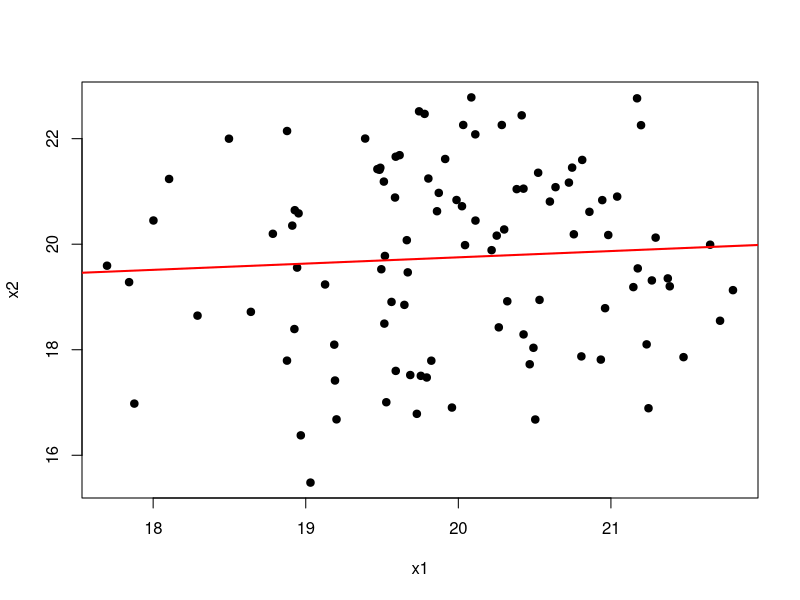
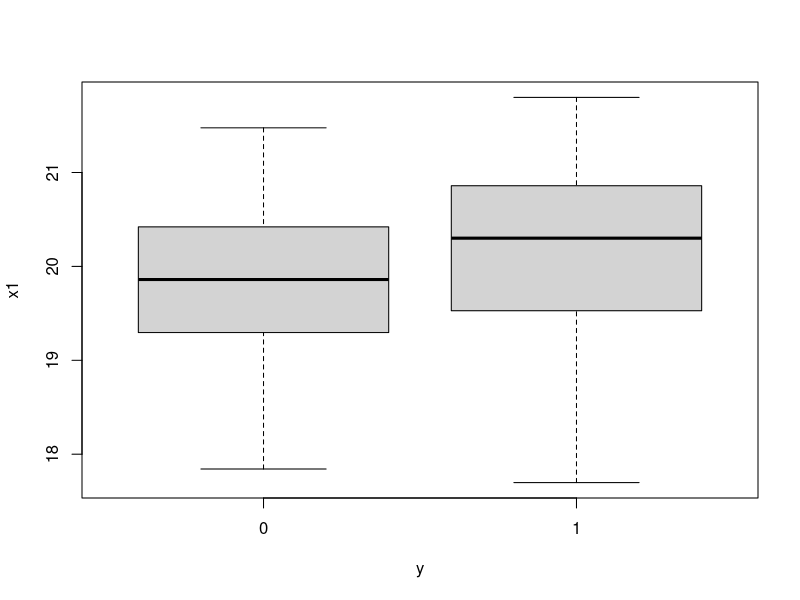

Write the R code that produced these figures, in order. (Note: this script raises an error after producing the figures.)
## ---- chunk 1
knitr::opts_chunk$set(echo = TRUE)
## ---- chunk 2
x1 <- rnorm(100, mean = 20, sd = 1)
x2 <- rnorm(100, mean = 20, sd = 2)

plot(x1, x2, pch = 19)

abline(lm(x2 ~ x1), col = "red", lwd = 2)

#plot(x1, poly(x1, 3, simple = T)[,3])

## ---- chunk 3
y <- rbinom(100,size = 1, prob = 0.5)
df <- data.frame(x1 = x1, x2 = x2, y = as.factor(y))

boxplot(x1 ~ y, data = df)
## ---- chunk 4
cdplot(y ~ x, data = df)

## ---- chunk 5
fit <- glm(y~x1, data = df,family=binomial())

summary(fit) # display results
confint(fit) # 95% CI for the coefficients
exp(coef(fit)) # exponentiated coefficients
exp(confint(fit)) # 95% CI for exponentiated coefficients
#predict(fit, type="response") # predicted values
#residuals(fit, type="deviance") # residuals
## ---- chunk 6
fit1 <- glm(y ~ x1, data = df, family = binomial())
fit2 <- glm(y ~ x2, data = df, family = binomial())
fit3 <- glm(y ~ x1 + x2, data = df, family = binomial())

anova(fit1, fit2, fit3, test = "Chisq")
## ---- chunk 7


## ---- chunk 8


